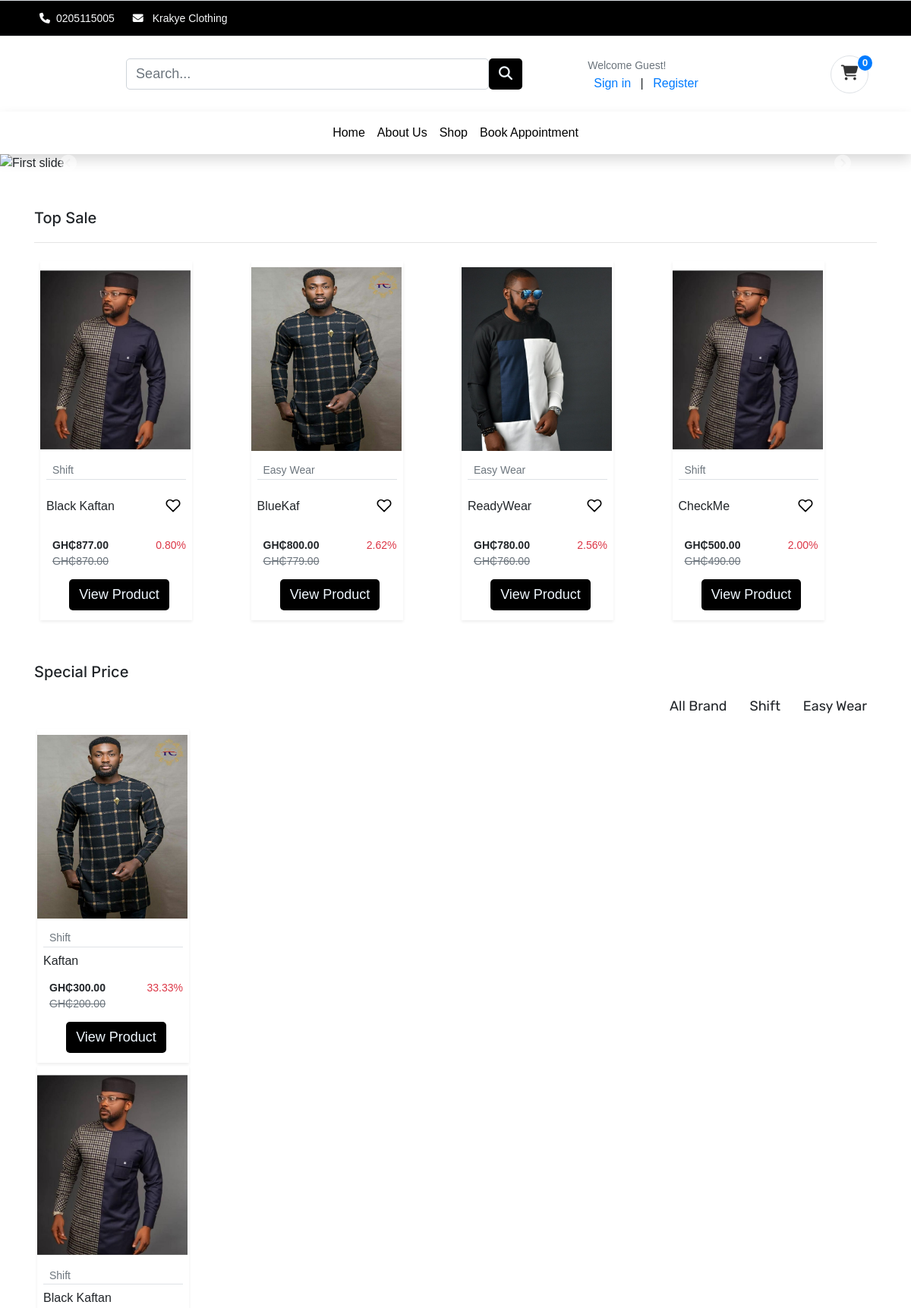
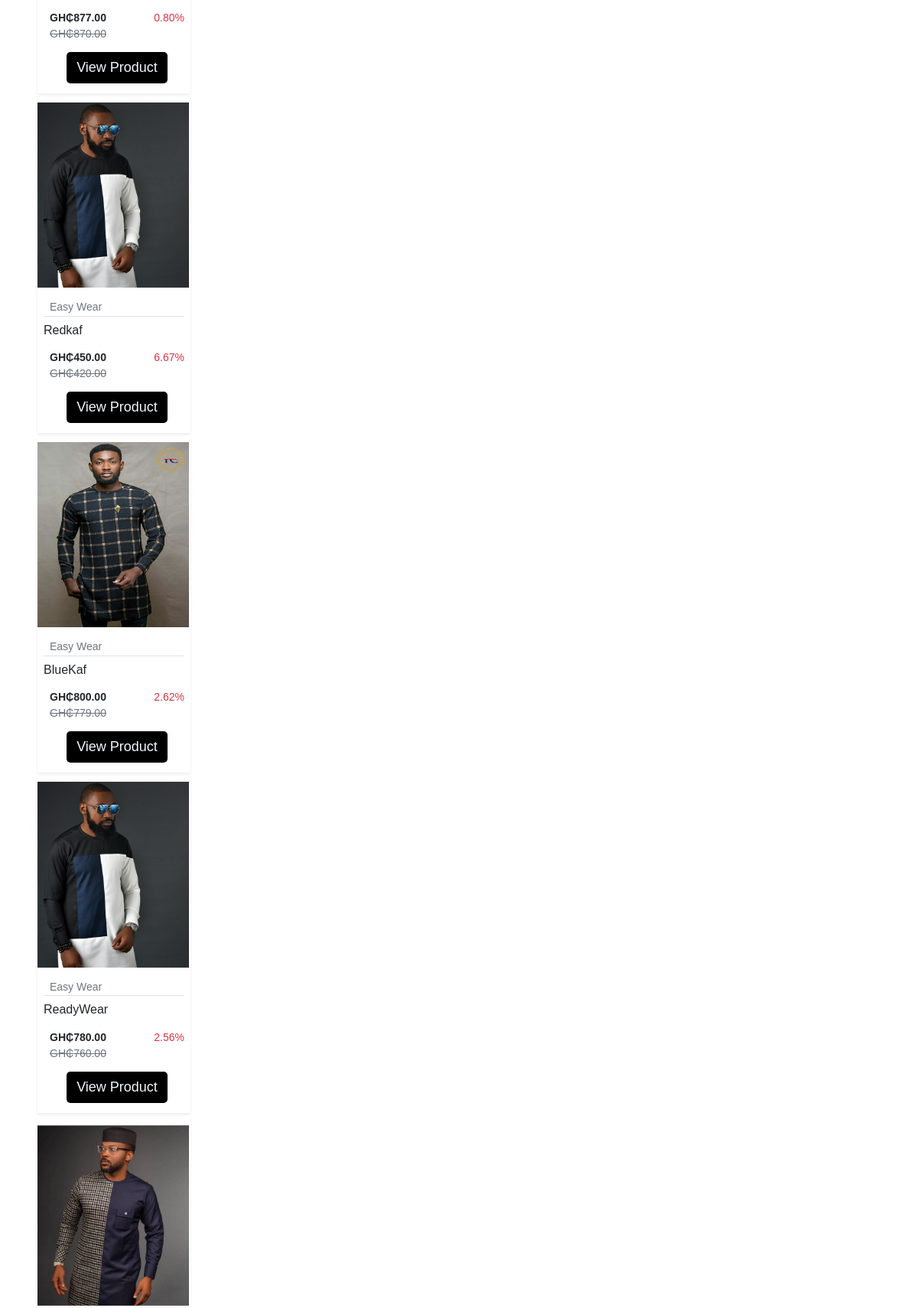
The page / (upper part) on the database its author committed (2 pictures, top to bottom).
### store/models.py (models this page shows, shortened)
class Product(models.Model):
    product_name = models.CharField(max_length=255)
    slug = models.SlugField(max_length=255, unique=True)
    description = models.TextField(blank=True)
    size_guide = models.ImageField(upload_to='size_guide/')
    images = models.ImageField(upload_to='products/')
    price = models.DecimalField(max_digits=6, decimal_places=2, default=0)
    discounted_price = models.DecimalField(max_digits=6, decimal_places=2, default=0)
    stock = models.IntegerField(default=0)
    in_stock = models.BooleanField(default=True)
    created_date = models.DateTimeField(auto_now_add=True)
    modified_date = models.DateTimeField(auto_now=True)
    category = models.ForeignKey(Category, on_delete=models.CASCADE)
    objects = models.Manager()
    products = ProductManager()
    @property
    def discount(self):
        if self.discounted_price > 0:
            discount_percent = ((self.price - self.discounted_price)/self.price)*100
            return format(discount_percent, '.2f')
    def get_absolute_url(self):
        return reverse('store:product_detail', args=[self.category.slug, self.slug])
    class Meta:
        verbose_name_plural = 'Products'
        ordering = ('-created_date', )

### category/models.py (models this page shows, shortened)
class Category(models.Model):
    category_name = models.CharField(max_length=50, unique=True)
    slug = models.SlugField(max_length=50, unique=True)
    description = models.TextField(blank=True)
    cat_image = models.ImageField(upload_to = 'categories')
    class Meta:
        verbose_name_plural ='categories'
    def __str__(self):
        return self.category_name

### store/views.py (the view)
# urls.py: path('', views.home, name='home'),
def home(request):
    categories = Category.objects.all()
    products    = Product.objects.filter(in_stock=True).order_by('id')[:10]
    top_sale    = Product.objects.filter(in_stock=True).order_by('-price')[:10]
    new_arrivals = Product.objects.all().order_by('-created_date')[:5]
    context = {
        'products': products,
        'categories': categories,
        'new_arrivals': new_arrivals,
        'top_sale': top_sale,
        }
    return render(request, 'index.html', context)

### cart/context_processors.py (called while the page is built)
def counter(request):
    cart_count = 0
    if 'admin' in request.path:
        return {}
    else:
        try:
            cart = Cart.objects.filter(cart_id=_cart_id(request))
            if request.user.is_authenticated:
                cart_items = CartItem.objects.all().filter(user=request.user)
            else:
                cart_items = CartItem.objects.all().filter(cart=cart[:1])
            for cart_item in cart_items:
                cart_count += cart_item.quantity
        except Cart.DoesNotExist:
            cart_count = 0
    return dict(cart_count=cart_count)

### cart/views.py (called while the page is built)
def _cart_id(request):
    cart = request.session.session_key
    if not cart:
        cart = request.session.create()
    return cart

### templates/index.html (shortened to what this page needs)
{% extends './base.html' %} {% block title %}Krakye Clothing{% endblock%}
{% block content %} {%load static%}
  <main id="main-site">
    <section id="banner-area">
      <div id="carouselExampleIndicators" class="carousel slide" data-ride="carousel">
        <ol class="carousel-indicators">
          <li data-target="#carouselExampleIndicators" data-slide-to="0" class="active"></li>
          <li data-target="#carouselExampleIndicators" data-slide-to="1"></li>
          <li data-target="#carouselExampleIndicators" data-slide-to="2"></li>
        </ol>
        <div class="carousel-inner desktop-carousel">
          <div class="carousel-item active">
            <img class="d-block w-100 desktop-slide" src="https://festus-kwafo.github.io/KrakyeClothing/assets/slide-1.jpg" alt="First slide">
            <div class="carousel-caption d-none d-md-block ">
            </div>
          </div>
        </div>
        <a class="carousel-control-prev" href="#carouselExampleIndicators" role="button" data-slide="prev">
          <span class="carousel-control-prev-icon1" aria-hidden="true"><i class="fa-solid fa-circle-chevron-left"></i></span>
        </a>
        <a class="carousel-control-next" href="#carouselExampleIndicators" role="button" data-slide="next">
          <span class="carousel-control-next-icon1" aria-hidden="true"><i class="fa-solid fa-circle-chevron-right"></i></span>
        </a>
      </div>
    </section>
    <section id="top-sale">
      <div class="container py-5">
        <h4 class="font-inter font-size-20">Top Sale</h4>
        <hr>
      <div class=" animate__animated animate__backInRight owl-carousel owl-theme">
        {%for item in top_sale%}
        <div class="shadow-sm item py-2 m-2" style="width: 200px">
          <div class="product font-inter">
              <img src="{{item.images.url}}" alt="product-1" class="img-fluid" style="width: 198px; height: 242.3px;">
            <div class="mt-2">
              <h4 class="product-category mx-2 border-bottom"><a class="text-black font-size-14 text-muted" href="">{{item.category}}</a></h4>
            </div>
            <div class="text-center ml-2">
              <div class="d-flex align-items-center justify-content-between mb-0">
                <h6>{{item.product_name}}</h6>
                <button class="btn btn-wishlist pb-3" style="color: black;">
                </button>
              </div>
              <div class="price d-flex text-left font-size-14">
                <div class="new-price p-2">
                  <span><b>GH₵{{item.price}}</b></span>
                  <span class="old-price text-muted">GH₵{{item.discounted_price}}</span>
                </div>
                <div class= "ml-auto p-2">
                  <span class="discount-percentage text-danger">{{item.discount}}%</span>
                </div>
              </div>
              <a href="{{item.get_absolute_url}}">
              <button type="submit" class="btn btn-product font-size-12 product-link" >View Product</button>
              </a>
            </div>
          </div>
        </div>
        {%endfor%}
      </div>
      </div>
    </section>
    <section id="special-price">
      <div class="container">
        <h4 class="font-inter font-size-20">Special Price</h4>
        <div id="filters" class="button-group text-right font-rubik font-size-16">
          <button class="btn is-checked" data-filter="*">All Brand</button>
            {% for c in categories %}
              <button class="btn btn-item" data-filter=".{{c.slug}}">{{c.category_name}}</button>
            {%endfor%}
        </div>
        <div class="grid">
          {%for item in products%}
          <div class="grid-item {{item.category.slug}} m-0">
            <div class="shadow-sm item py-2 m-1" style="width: 200px">
              <div class="product font-inter">
                  <img src="{{item.images.url}}" alt="product-1" class="img-fluid" style="width: 198px; height: 242.3px;">
                <div class="mt-2">
                  <h4 class="product-category mx-2 border-bottom"><a class="text-black font-size-14 text-muted" href="">{{item.category}}</a></h4>
                </div>
                <div class="text-center ml-2">
                  <div class="d-flex align-items-center justify-content-between mb-0">
                    <h6>{{item.product_name}}</h6>
                  </div>
                  <div class="price d-flex text-left font-size-14">
                    <div class="new-price p-2">
                      <span><b>GH₵{{item.price}}</b></span>
                      <span class="old-price text-muted">GH₵{{item.discounted_price}}</span>
                    </div>
                    <div class= "ml-auto p-2">
                      <span class="discount-percentage text-danger">{{item.discount}}%</span>
                    </div>
                  </div>
                <a href="{{item.get_absolute_url}}">
              <button type="submit" class="btn btn-product font-size-12 product-link" >View Product</button>
                </a>
                </div>
              </div>
            </div>
          </div>
          {%endfor%}
        </div>
      </div>
    </section>
    {%endblock%}

### static/css/style.css (style rules this page uses)
* { font-family: sans-serif; }
html { font-family: "Roboto", cursive; }
button, button:focus { outline: none !important; box-shadow: none !important; }
.btn-product { background-color: black; color: aliceblue; }
.old-price { text-decoration: line-through; }
.font-rubik { font-family: "Rubik", cursive; }
.font-inter { font-family: "Inter", cursive; }
.font-size-12 { font-size: 12px; }
.font-size-14 { font-size: 14px; }
.font-size-16 { font-size: 16px; }
.font-size-20 { font-size: 20px; }
a { text-decoration: none; }
#top-sale .owl-carousel .item .product a { overflow: hidden; }
#top-sale .owl-carousel .item .product img { transition: transform 0.5s ease; }
#special-price .grid .grid-item { margin-top: 1.5rem; margin-right: 1rem; }
.carousel-control-prev-icon1, .carousel-control-next-icon1 { font-size: 22px; }
.btn-cart, .btn-wishlist { position: relative; align-items: center; justify-content: center; width: 50px; height: 50px; color: #333333; border: none; outline: none; border-radius: 50%; }
a { padding: 0 1vh; }
hr { margin-top: 1.25rem; }
input, textarea, button { padding: 8px 15px; border-radius: 5px !important; margin: 5px 0px; box-sizing: border-box; border: 1px solid #ccc; font-size: 18px !important; font-weight: 300; }

### rows shown on the page
Product: images (picture), category "Shift", product_name "Black Kaftan", price "877.00", discounted_price "870.00", discount "0.80"
Product: images (picture), category "Easy Wear", product_name "BlueKaf", price "800.00", discounted_price "779.00", discount "2.62"
Product: images (picture), category "Easy Wear", product_name "ReadyWear", price "780.00", discounted_price "760.00", discount "2.56"
Product: images (picture), category "Shift", product_name "CheckMe", price "500.00", discounted_price "490.00", discount "2.00"
Category: category_name "Shift"
Category: category_name "Easy Wear"
Product: images (picture), category "Shift", product_name "Kaftan", price "300.00", discounted_price "200.00", discount "33.33"
Product: images (picture), category "Easy Wear", product_name "Redkaf", price "450.00", discounted_price "420.00", discount "6.67"

### other values the page prints
{{ cart_count }} "0"
